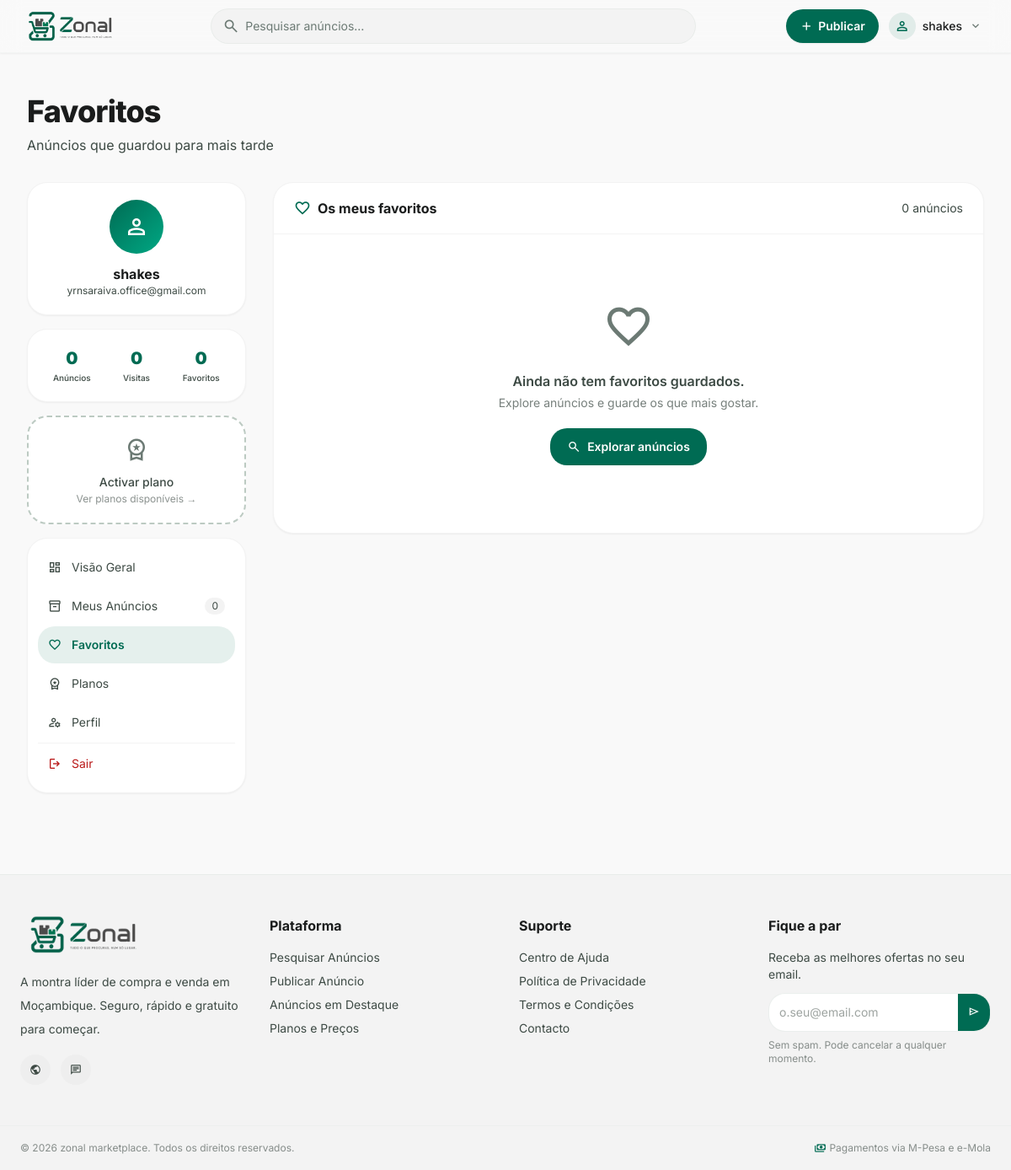
The app's page /dashboard/favoritos/ (signed in), older data.
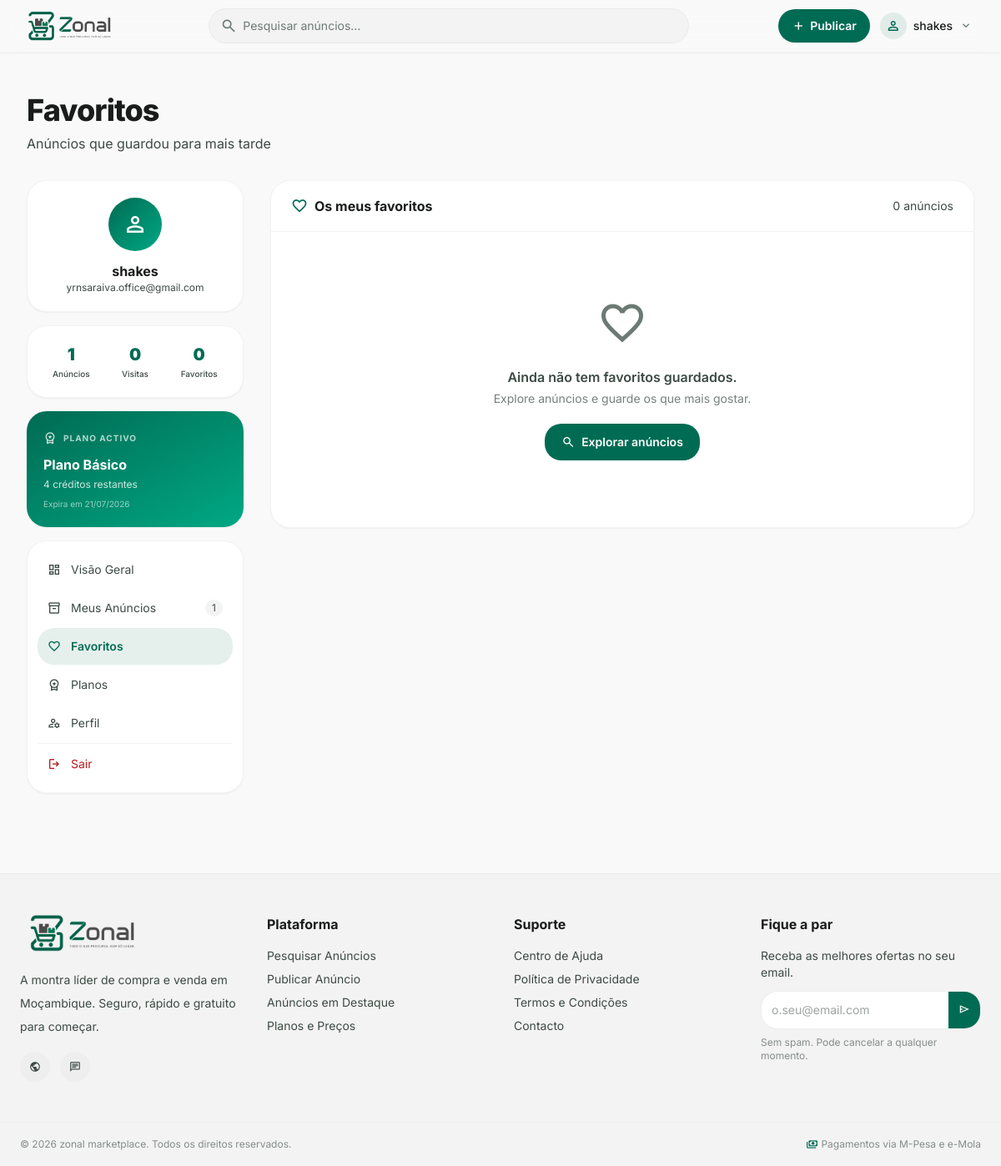
The same page, newer data.
### apps/pagamentos/models.py (models this page shows, shortened)
class SubscricaoUtilizador(models.Model):
    ESTADO_CHOICES = [
        ('pendente', 'Pendente de Pagamento'),
        ('activa', 'Activa'),
        ('expirada', 'Expirada'),
        ('cancelada', 'Cancelada'),
    ]
    utilizador = models.ForeignKey(User, on_delete=models.CASCADE, related_name='subscricoes')
    plano = models.ForeignKey(PlanoPublicacao, on_delete=models.PROTECT, related_name='subscricoes')
    estado = models.CharField(max_length=20, choices=ESTADO_CHOICES, default='pendente')
    creditos_totais = models.PositiveIntegerField(null=True, blank=True)
    creditos_usados = models.PositiveIntegerField(default=0)
    inicio_em = models.DateTimeField(null=True, blank=True)
    expira_em = models.DateTimeField(null=True, blank=True)
    criado_em = models.DateTimeField(auto_now_add=True)
    actualizado_em = models.DateTimeField(auto_now=True)
    preco_pago = models.DecimalField(max_digits=12, decimal_places=2)
    class Meta:
        verbose_name = 'Subscrição'
        verbose_name_plural = 'Subscrições'
        ordering = ['-criado_em']
        indexes = [
            models.Index(fields=['utilizador', 'estado', 'expira_em']),
        ]
    @property
    def ilimitado(self):
        return self.creditos_totais is None
    @property
    def creditos_disponiveis(self):
        if self.ilimitado:
            return None
        return max(0, self.creditos_totais - self.creditos_usados)
    @property
    def expirada(self):
        if not self.expira_em:
            return False
        return timezone.now() > self.expira_em

class PlanoPublicacao(models.Model):
    TIPO_CHOICES = [
        ('avulso', 'Por Anúncio'),
        ('subscricao', 'Subscrição'),
    ]
    nome = models.CharField(max_length=100)
    descricao = models.TextField(blank=True)
    tipo = models.CharField(max_length=20, choices=TIPO_CHOICES)
    preco = models.DecimalField(max_digits=12, decimal_places=2, help_text='Preço em Meticais (MZN)')
    max_anuncios = models.PositiveIntegerField(null=True, blank=True, help_text='Deixar em branco para ilimitado')
    duracao_anuncio_dias = models.PositiveIntegerField(default=30)
    duracao_subscricao_dias = models.PositiveIntegerField(default=30)
    max_imagens = models.PositiveIntegerField(default=6)
    dias_destaque_incluidos = models.PositiveIntegerField(default=0)
    activo = models.BooleanField(default=True)
    ordem = models.PositiveIntegerField(default=0)
    criado_em = models.DateTimeField(auto_now_add=True)
    actualizado_em = models.DateTimeField(auto_now=True)
    class Meta:
        verbose_name = 'Plano de publicação'
        verbose_name_plural = 'Planos de publicação'
        ordering = ['ordem', 'preco']
    @property
    def ilimitado(self):
        return self.max_anuncios is None

### apps/anuncios/views.py (the view)
# urls.py: path('dashboard/favoritos/', views.favoritos_view, name='favoritos'), # ← novo
@login_required
def favoritos_view(request):
    ctx = _sidebar_context(request.user)
    ctx.update({
        'favoritos': _favoritos_lista(request.user, request),
        'active_tab': 'favoritos',
        'page_title': 'Favoritos',
        'page_subtitle': 'Anúncios que guardou para mais tarde',
    })
    return render(request, 'users/favoritos.html', ctx)

### apps/anuncios/views.py (called while the page is built)
def _get_subscricao_activa(user):
    return (
        SubscricaoUtilizador.objects
        .filter(utilizador=user, estado='activa', expira_em__gt=timezone.now())
        .select_related('plano')
        .order_by('expira_em')
        .first()
    )

def _sidebar_context(user):
    total_anuncios = (
        Anuncio.objects.filter(utilizador=user)
        .exclude(estado='eliminado')
        .count()
    )
    total_visualizacoes = (
        Anuncio.objects.filter(utilizador=user)
        .exclude(estado='eliminado')
        .aggregate(total=Sum('visualizacoes'))['total'] or 0
    )
    total_favoritos = Favorito.objects.filter(utilizador=user).count()
    return {
        'total_anuncios': total_anuncios,
        'total_visualizacoes': total_visualizacoes,
        'total_favoritos': total_favoritos,
        'subscricao_activa': _get_subscricao_activa(user),
    }

### templates/users/favoritos.html (shortened to what this page needs)
{% extends "users/area_utilizador.html" %}
{% block area_content %}
<section class="bg-surface-container-lowest rounded-2xl shadow-sm border border-surface-container-low overflow-hidden">
    <div class="flex items-center justify-between px-6 py-4 border-b border-surface-container-low">
        <h2 class="font-bold text-on-surface flex items-center gap-2">
            <span class="material-symbols-outlined text-primary text-xl">favorite</span>
            Os meus favoritos
        </h2>
        <span class="text-sm text-on-surface-variant" id="contador-favoritos">
            {{ favoritos|length }} anúncio{{ favoritos|length|pluralize:"s" }}
        </span>
    </div>
    {% if favoritos %}
    <div class="grid grid-cols-1 md:grid-cols-2 divide-y md:divide-y-0 md:divide-x divide-surface-container-low" id="grid-favoritos">
        {% for fav in favoritos %}
        <div class="p-5 hover:bg-surface-container-low/40 transition-colors favorito-item" data-id="{{ fav.anuncio.id }}">
            <a href="{% url 'anuncio-detalhe-view' fav.anuncio.id %}" class="flex gap-4 group">
                <div class="w-20 h-20 flex-shrink-0 rounded-xl overflow-hidden bg-surface-container-low">
                    {% if fav.anuncio.imagem_principal %}
                    <img class="w-full h-full object-cover group-hover:scale-105 transition-transform duration-300"
                         src="{{ fav.anuncio.imagem_principal }}" alt="{{ fav.anuncio.titulo }}"/>
                    {% else %}
                    <div class="w-full h-full flex items-center justify-center">
                        <span class="material-symbols-outlined text-outline">image</span>
                    </div>
                    {% endif %}
                </div>
                <div class="flex-1 min-w-0">
                    <span class="text-[10px] font-bold bg-primary/10 text-primary px-2 py-0.5 rounded-full">
                        {{ fav.anuncio.categoria_nome }}
                    </span>
                    <h3 class="font-semibold text-on-surface text-sm line-clamp-2 mt-1.5
                               group-hover:text-primary transition-colors">
                        {{ fav.anuncio.titulo }}
                    </h3>
                    <p class="text-primary font-bold mt-1">{{ fav.anuncio.preco|floatformat:0 }} MT</p>
                    <p class="text-[10px] text-on-surface-variant mt-1 flex items-center gap-0.5">
                        <span class="material-symbols-outlined text-[11px]">location_on</span>
                        {{ fav.anuncio.cidade }}
                    </p>
                </div>
            </a>
            <div class="mt-3 pt-3 border-t border-surface-container-low flex justify-end">
                <button onclick="removerFavorito({{ fav.anuncio.id }}, this)"
                        class="flex items-center gap-1.5 text-xs text-on-surface-variant
                               hover:text-error transition-colors px-2 py-1 rounded-lg hover:bg-error-container/20">
                    <span class="material-symbols-outlined text-sm">heart_minus</span>
                    Remover dos favoritos
                </button>
            </div>
        </div>
        {% endfor %}
    </div>
    {% else %}
    <div class="text-center py-20 text-on-surface-variant">
        <span class="material-symbols-outlined text-6xl text-outline">favorite</span>
        <p class="mt-4 font-semibold">Ainda não tem favoritos guardados.</p>
        <p class="text-sm mt-1 text-on-surface-variant/70">Explore anúncios e guarde os que mais gostar.</p>
        <a href="{% url 'anuncio-pesquisa' %}"
           class="mt-5 inline-flex items-center gap-2 px-5 py-2.5 rounded-xl bg-primary
                  text-on-primary text-sm font-semibold hover:bg-primary/90 transition-all">
            <span class="material-symbols-outlined text-base">search</span>
            Explorar anúncios
        </a>
    </div>
    {% endif %}
</section>
{% endblock %}

### templates/users/area_utilizador.html (shortened to what the changed rows need)
{% extends "base.html" %}
{% load static %}
{% block content %}
<main class="pt-24 pb-24 px-4 md:px-8 max-w-7xl mx-auto mt-4">
    <div class="mb-8">
        <h1 class="text-3xl md:text-4xl font-extrabold text-on-surface tracking-tight">
            {{ page_title|default:"Meu Painel" }}
        </h1>
    </div>
    <div class="grid grid-cols-1 lg:grid-cols-12 gap-8">
        <div class="lg:col-span-3">
            <aside class="sticky top-24 space-y-4">
                <div class="bg-surface-container-lowest rounded-2xl p-5 shadow-sm border border-surface-container-low">
                    <div class="grid grid-cols-3 gap-3 text-center">
                        <div>
                            <p class="text-xl font-black text-primary" id="stat-anuncios">{{ total_anuncios|default:0 }}</p>
                            <p class="text-[10px] text-on-surface-variant font-medium mt-0.5">Anúncios</p>
                        </div>
                    </div>
                </div>
                {% if subscricao_activa %}
                <div class="bg-gradient-to-br from-primary to-primary-container rounded-2xl p-5 text-white shadow-sm">
                    <div class="flex items-center gap-2 mb-2">
                        <span class="material-symbols-outlined text-white/80 text-base">workspace_premium</span>
                        <span class="text-[10px] font-bold text-white/70 uppercase tracking-widest">Plano activo</span>
                    </div>
                    <p class="font-bold text-base">{{ subscricao_activa.plano.nome }}</p>
                    {% if subscricao_activa.ilimitado %}
                    <p class="text-xs text-white/80 mt-1">Anúncios ilimitados</p>
                    {% else %}
                    <p class="text-xs text-white/80 mt-1">
                        {{ subscricao_activa.creditos_disponiveis }} crédito{{ subscricao_activa.creditos_disponiveis|pluralize:"s" }} restante{{ subscricao_activa.creditos_disponiveis|pluralize:"s" }}
                    </p>
                    {% endif %}
                    <p class="text-[10px] text-white/60 mt-2">
                        Expira em {{ subscricao_activa.expira_em|date:"d/m/Y" }}
                    </p>
                </div>
                {% else %}
                <a href="{% url 'planos' %}"
                   class="block bg-surface-container-lowest rounded-2xl p-5 border-2 border-dashed
                          border-outline-variant hover:border-primary transition-all text-center group">
                    <span class="material-symbols-outlined text-outline text-3xl group-hover:text-primary transition-colors">workspace_premium</span>
                    <p class="text-sm font-medium text-on-surface-variant group-hover:text-primary transition-colors mt-2">
                        Activar plano
                    </p>
                    <p class="text-xs text-on-surface-variant/60 mt-0.5">Ver planos disponíveis →</p>
                </a>
                {% endif %}
                <div class="bg-surface-container-lowest rounded-2xl p-3 shadow-sm border border-surface-container-low">
                    <nav class="space-y-0.5">
                        <a href="{% url 'meus-anuncios' %}"
                           class="flex items-center gap-3 px-3 py-2.5 rounded-xl text-sm transition-all
                                  {% if active_tab == 'anuncios' %}bg-primary/10 text-primary font-semibold
                                  {% else %}text-on-surface-variant hover:bg-surface-container-low hover:text-on-surface{% endif %}">
                            <span class="material-symbols-outlined text-base">inventory_2</span>
                            Meus Anúncios
                            <span class="ml-auto text-xs bg-surface-container-low px-2 py-0.5 rounded-full
                                         {% if active_tab == 'anuncios' %}bg-primary/20{% endif %}">
                                {{ total_anuncios|default:0 }}
                            </span>
                        </a>
                    </nav>
                </div>
            </aside>
        </div>
        <div class="lg:col-span-9 space-y-6">
            {% block area_content %}{% endblock %}
        </div>
    </div>
</main>
{% endblock %}

Row changes from the older to the newer data that the page shows:
added SubscricaoUtilizador: plano.nome "Plano Básico", creditos_disponiveis "4", expira_em "21/07/2026"
Text that changed along with them:
{{ total_anuncios|default:0 }}: "0" → "1"
text no longer shown: "Activar plano Ver planos disponíveis →"
text now shown: "PLANO ACTIVO crédito restante Expira em"
